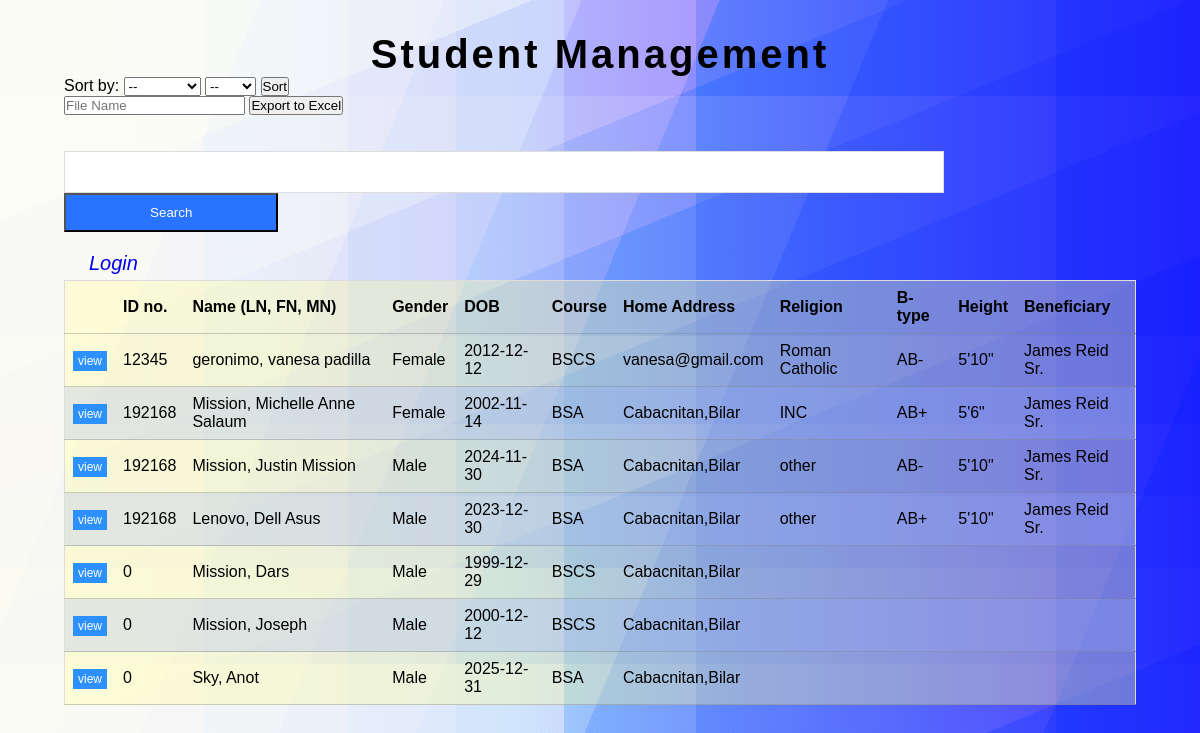
Page /landingPage.php on the committed database.
### tables this page shows
CREATE TABLE `student_list` (
  `id` int(11) NOT NULL,
  `email` varchar(225) NOT NULL,
  `firstname` varchar(255) NOT NULL,
  `midname` varchar(225) NOT NULL,
  `lastname` varchar(255) NOT NULL,
  `gender` varchar(20) NOT NULL,
  `dob` date NOT NULL,
  `address` varchar(225) NOT NULL,
  `program` varchar(225) NOT NULL,
  `religion` varchar(225) NOT NULL,
  `btype` varchar(5) NOT NULL,
  `height` varchar(20) NOT NULL,
  `beneficiary` varchar(225) NOT NULL,
  `yearlevel` varchar(20) NOT NULL,
  `registered` datetime NOT NULL DEFAULT current_timestamp(),
  `images` varchar(255) NOT NULL,
  `dateUpdate` varchar(255) NOT NULL,
  `updateBy` varchar(255) NOT NULL,
  `username` varchar(10) NOT NULL,
  `ismisID` int(10) NOT NULL
);

### landingPage.php (the view, shortened to what this page needs)
<?php
if (isset($_POST['submit'])) {
    $sortvalue = isset($_POST['sort']) ? $_POST['sort'] : '';
    $sorttypevalue = isset($_POST['sorttype']) ? $_POST['sorttype'] : '';
    if (!empty($sortvalue) && !empty($sorttypevalue)) {
        $sort = in_array($sortvalue, ['id', 'firstname', 'lastname']) ? $sortvalue : 'firstname';
        $sorttype = ($sorttypevalue == 'asc') ? 'ASC' : 'DESC';
        $con = connection();
        $sql = "SELECT * FROM student_list ORDER BY $sort $sorttype";
        $students = $con->query($sql) or die($con->error);
        $row = $students->fetch_assoc();
    } else {
        echo "Invalid Sorting";
        $con = connection();
        $sql = "SELECT * FROM student_list ORDER BY id DESC";
        $students = $con->query($sql) or die($con->error);
        $row = $students->fetch_assoc();
    }
} else {
    $con = connection();
    $sql = "SELECT * FROM student_list ORDER BY id DESC";
    $students = $con->query($sql) or die($con->error);
    $row = $students->fetch_assoc();
}
?>
<!DOCTYPE html>
<html lang="en">
<head>
    <link rel="stylesheet" href="css/style.css">
</head>
<body id="index-body">
    <div class="wrapper">
        <div class="index-title">
            <a href="index.php">Student Management</a>
        </div>
        <form action="" method="post" id="sortform">
            <label>Sort by:</label>
            <select name="sort" id="sort">
                <option value="" disabled selected>--</option>
            </select>
            <select name="sorttype" id="sorttype">
                <option value="" disabled selected>--</option>
            </select>
            <button type="submit" name="submit">Sort</button>
        </form>
        <form method="post" action="to_excel.php">
            <input type="text"  name="fileName" id ="fileName" placeholder="File Name" required>
            <button type="submit" name="export">Export to Excel</button>
        </form>
        <br>
        <br>
        <div class="index-seach-container">
            <form action="result.php" method="get" id="index">
                <input type="text" name="search" id="search" class="index-search-input">
                <button type="submit" name="submit" class="index-submit">Search</button>
            </form>
        </div>
        <br>
        <div class="clickables">
            <?php if (isset($_SESSION['UserLogin'])) { ?>
                <a href="logout.php" id="logout" class="login-out-link">Logout</a>
            <?php } else { ?>
                <a href="login.php" id="login" class="login-out-link">Login</a>
            <?php } ?>
        </div>
        <table>
            <thead>
                <tr>
                    <th></th>
                    <th>ID no.</th>
                    <th>Name (LN, FN, MN)</th>
                    <th>Gender</th>
                    <th>DOB</th>
                    <th>Course</th>
                    <th>Home Address</th>
                    <th>Religion</th>
                    <th>B-type</th>
                    <th>Height</th>
                    <th>Beneficiary</th>
                </tr>
            </thead>
            <tbody>
                <?php do { ?>
                    <tr>
                        <td width="30"><a class="view" href="details.php?ID=<?php echo $row['id']; ?>">view</a></td>
                        <td><?php echo $row['ismisID']; ?></td>
                        <td><?php echo $row['lastname'].', '.$row['firstname'].' '.$row['midname']; ?></td>
                        <td><?php echo $row['gender']; ?></td>
                        <td><?php echo $row['dob']; ?></td>
                        <td><?php echo $row['program']; ?></td>
                        <td><?php echo $row['address']; ?></td>
                        <td><?php echo $row['religion']; ?></td>
                        <td><?php echo $row['btype']; ?></td>
                        <td><?php echo $row['height']; ?></td>
                        <td><?php echo $row['beneficiary']; ?></td>
                    </tr>
                <?php } while ($row = $students->fetch_assoc()) ?>
            </tbody>
        </table>
    </div>
</body>
</html>

### css/style.css (style rules this page uses)
* { margin: 0; padding: 0; box-sizing: 0; }
.wrapper { margin: 2rem; padding: 0 2rem 0 2rem; }
body { font-family: Arial, sans-serif; }
body { background-attachment: fixed; background-size: cover; background-image: linear-gradient( 0deg, rgb(213, 229, 183) 0%, rgb(213, 229, 183) 17%, rgb(189, 213, 190) 17%, rgb(189, 213, 190) 29%, rgb(166, 196, 196) 29%, rgb(166, 196, 196) 38%, rgb(142, 180, 203) 38%, rgb(142, 180, 203) 47%, rgb(118, 164, 210) 47%, rgb(118, 164, 210) 58%, rgb(95, 147, 216) 58%, rgb(95, 147, 216) 88%, rgb(71, 131, 223) 88%, rgb(71, 131, 223) 100% ), linear-gradient( 157.5deg, rgb(213, 229, 183) 0%, rgb(213, 229, 183) 17%, rgb(189, 213, 190) 17%, rgb(189, 213, 190) 29%, rgb(166, 196, 196) 29%, rgb(166, 196, 196) 38%, rgb(142, 180, 203) 38%, rgb(142, 180, 203) 47%, rgb(118, 164, 210) 47%, rgb(118, 164, 210) 58%, rgb(95, 147, 216) 58%, rgb(95, 147, 216) 88%, rgb(71, 131, 223) 88%, rgb(71, 131, 223) 100% ), linear-gradient( 112.5deg, rgb(213, 229, 183) 0%, rgb(213, 229, 183) 17%, rgb(189, 213, 190) 17%, rgb(189, 213, 190) 29%, rgb(166, 196, 196) 29%, rgb(166, 196, 196) 38%, rgb(142, 180, 203) 38%, rgb(142, 180, 203) 47%, rgb(118, 164, 210) 47%, rgb(118, 164, 210) 58%, rgb(95, 147, 216) 58%, rgb(95, 147, 216) 88%, rgb(71, 131, 223) 88%, rgb(71, 131, 223) 100% ), linear-gradient( 90deg, rgb(213, 229, 183) 0%, rgb(213, 229, 183) 17%, rgb(189, 213, 190) 17%, rgb(189, 213, 190) 29%, rgb(166, 196, 196) 29%, rgb(166, 196, 196) 38%, rgb(142, 180, 203) 38%, rgb(142, 180, 203) 47%, rgb(118, 164, 210) 47%, rgb(118, 164, 210) 58%, rgb(95, 147, 216) 58%, rgb(95, 147, 216) 88%, rgb(71, 131, 223) 88%, rgb(71, 131, 223) 100% ), linear-gradient(90deg, rgb(173, 92, 95), rgb(110, 20, 174)); background-blend-mode: overlay, overlay, overlay, overlay, normal; }
.index-title { text-align: center; font-size: 40px; font-weight: bolder; letter-spacing: 3px; }
.index-title a { text-decoration: none; color: black; }
.clickables { color: #5900ff; font-style: italic; font-size: 20px; width: 100%; margin: 5px; display: flex; }
.login-out-link { text-decoration: none; margin: 20px 0 0 20px; }
table { background-color: rgba(255, 255, 158, 0.349); border: 1px solid #ddd; border-collapse: collapse; width: 100%; }
th, td { text-align: left; padding: 8px; border-bottom: rgba(128, 128, 128, 0.397) solid 1px; }
tr:nth-child(even) { background-color: #93aaff3b; }
.view { border: none; background: #2c91ff; color: white; text-decoration: none; padding: 3px 5px 3px 5px; font-size: 12px; }
.index-search-input { padding: 10px; font-size: 17px; border: 1px solid #ddd; float: left; width: 80%; background: white; }
.index-submit { float: left; width: 20%; padding: 10px; background: #2873ff; color: white; font-size: 17; }

### rows in the picture
student_list: ismisID "12345", lastname "geronimo", firstname "vanesa", midname "padilla", gender "Female", dob "2012-12-12", program "BSCS", address "vanesa@gmail.com", religion "Roman Catholic", btype "AB-", height "5'10\"", beneficiary "James Reid Sr."
student_list: ismisID "192168", lastname "Mission", firstname "Michelle Anne", midname "Salaum", gender "Female", dob "2002-11-14", program "BSA", address "Cabacnitan,Bilar", religion "INC", btype "AB+", height "5'6\"", beneficiary "James Reid Sr."
student_list: ismisID "192168", lastname "Mission", firstname "Justin", midname "Mission", gender "Male", dob "2024-11-30", program "BSA", address "Cabacnitan,Bilar", religion "other", btype "AB-", height "5'10\"", beneficiary "James Reid Sr."
student_list: ismisID "192168", lastname "Lenovo", firstname "Dell", midname "Asus", gender "Male", dob "2023-12-30", program "BSA", address "Cabacnitan,Bilar", religion "other", btype "AB+", height "5'10\"", beneficiary "James Reid Sr."
student_list: ismisID "0", lastname "Mission", firstname "Dars", gender "Male", dob "1999-12-29", program "BSCS", address "Cabacnitan,Bilar"
student_list: ismisID "0", lastname "Mission", firstname "Joseph", gender "Male", dob "2000-12-12", program "BSCS", address "Cabacnitan,Bilar"
student_list: ismisID "0", lastname "Sky", firstname "Anot", gender "Male", dob "2025-12-31", program "BSA", address "Cabacnitan,Bilar"
